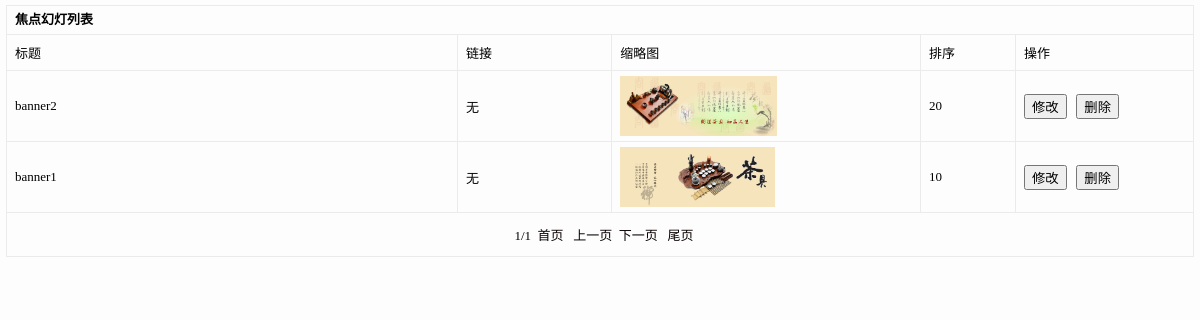
Page /admin/slide_list.php (signed in) on the committed database.
### tables this page shows
CREATE TABLE `slide` (
  `id` int(11) NOT NULL auto_increment,
  `title` varchar(100) default NULL,
  `thumbnail` varchar(255) default NULL,
  `link` varchar(100) default NULL,
  `orderid` int(11) default NULL,
  PRIMARY KEY  (`id`)
);

### admin/slide_list.php (the view, shortened to what this page needs)
<?php
$total_num=mysql_num_rows(mysql_query("select * from slide"));
$pagesize=5;
$page_num=ceil($total_num/$pagesize);
$page=$_GET['page'];
if($page<1 || $page==''){
	$page=1;
	}
$offset=$pagesize*($page-1);
$prepage=($page<>1)?$page-1:$page;
$nextpage=($page<>$page_num)?$page+1:$page;
$result=mysql_query("select * from slide order by id desc limit $offset,$pagesize");
?>
<!DOCTYPE html PUBLIC "-//W3C//DTD XHTML 1.0 Transitional//EN" "http://www.w3.org/TR/xhtml1/DTD/xhtml1-transitional.dtd">
<html xmlns="http://www.w3.org/1999/xhtml">
<head>
<link href="css/table.css" rel="stylesheet" type="text/css" />
</head>
<body>
<table width="100%" border="1" cellspacing="0" cellpadding="0">
    <tr>
      <td height="41" colspan="5" class="tt">焦点幻灯列表</td>
    </tr>
     <tr>
   	   <td height="35">标题</td><td>链接</td><td width="26%">缩略图</td><td>排序</td><td width="15%">操作</td>
  </tr>
    <tr>
    <?php
	if($total_num>0){
	while($row=mysql_fetch_array($result)){
	?>
      <td width="38%" height="70"><?php echo $row['title']?></td>
      <td width="13%"><?php if($row['link']==''){echo '无';}else{?><a target="new" href="<?=$row['link']?>">查看</a><?php }?></td>
      <td><img src="<?=$row['thumbnail']?>" width="0" height="0" onload="AutoResizeImage(0,60,this)"></td>
      <td width="8%"><?=$row['orderid']?></td>
      <td><input type="submit" name="button" id="button" value="修改" onclick="window.location.href='slide_modify.php?id=<?=$row['id']?>'" />&nbsp;&nbsp;
      <input type="button" name="button2" id="button2" value="删除" onclick="window.location.href='slide_delete.php?id=<?=$row['id']?>'" /></td>
      </tr>
    <?php
	}
	}else{
	  echo "<tr><td colspan='5' height='31' style='color:red;font-size:13px'>暂无记录</td></tr>";
	  }
	?>
    <tr>
      <td height="43" colspan="5" align="center"> <?=$page?>/<?=$page_num?>&nbsp;&nbsp;<a href="?page=1">首页</a>&nbsp;&nbsp;	<a href="?page=<?=$prepage?>">上一页</a>&nbsp;&nbsp;<a href="?page=<?=$nextpage?>">下一页</a>&nbsp;&nbsp;<a href="?page=<?=$page_num?>"> 尾页</a></td>
    </tr>
  </table>
</body>
</html>

### admin/css/table.css (style rules this page uses)
body { background-color: #FDFDFD;margin:0;padding:0; }
a { text-decoration:none;color:#090000; }
table { border:1px solid #EBEBEB; border-collapse:collapse;font-size:13px;width:99%;margin-left:auto;margin-right:auto;margin-top:5px; }
td { padding-left:8px; }
.tt { font-size:13px;text-align:left;font-weight:bold;background:url(../images/table_tt_bg.gif) left center repeat-x;border-top:none;height:28px;line-height:28px; }

### rows in the picture
slide: title "banner2", link "无", thumbnail (picture), orderid "20"
slide: title "banner1", link "无", thumbnail (picture), orderid "10"

### other values in the picture
$page "1"
$page_num "1"
